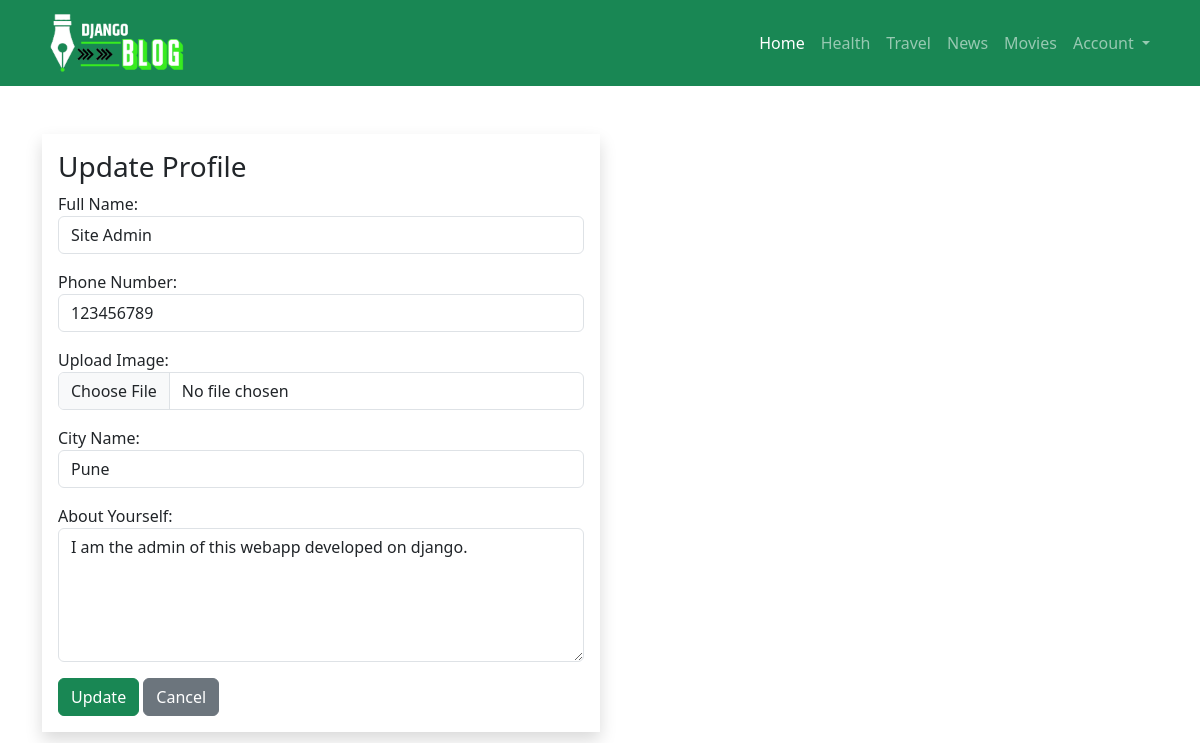
Page /profileEdit/1 (signed in) on the committed database.
### user/models.py (models this page shows, shortened)
class Profile(models.Model):
    user = models.OneToOneField(User, on_delete=models.PROTECT, unique=True, null=True)
    full_name= models.CharField(max_length=100, null=True)
    phone = models.CharField(max_length=100, null=True)
    image= models.ImageField(upload_to='media', null=True)
    bio = models.TextField(null=True)
    address = models.CharField(max_length=100, null=True)

### user/views.py (the view)
# urls.py: path('profileEdit/<pk>', views.profileEdit, name='profile-edit')
@login_required(login_url='login')
def profileEdit(request, pk):
    edit_inst = Profile.objects.get(id = pk)
    editForm = ProfileModelForm()
    if request.method == 'POST':
        editForm= ProfileModelForm(request.POST, request.FILES, instance=edit_inst)
        if editForm.is_valid():
            editForm.save()
            return redirect('profile')
    else:
        editForm = ProfileModelForm(instance=edit_inst)
    context = {
        'edit_inst' : edit_inst,
        'editForm' : editForm
    }
    return render(request, 'profile-edit.html', context)

### templates/profile-edit.html (shortened to what this page needs)
{% extends 'base.html' %}
{% block content %}
<div class="container mt-5 mb-5">
<form method="POST" class="shadow p-3 w-50" autocomplete="off" enctype="multipart/form-data">
    <h3>Update Profile </h3>
    {{editForm.as_p}}
    <button type="submit" class="btn btn-success">Update</button>
    <a href="{% url 'profile' %}" class="btn btn-secondary">Cancel</a>
</form>
</div>
{% endblock content %}

### rows in the picture
Profile: full_name "Site Admin", phone "123456789", address "Pune", bio "I am the admin of this webapp developed on django."
